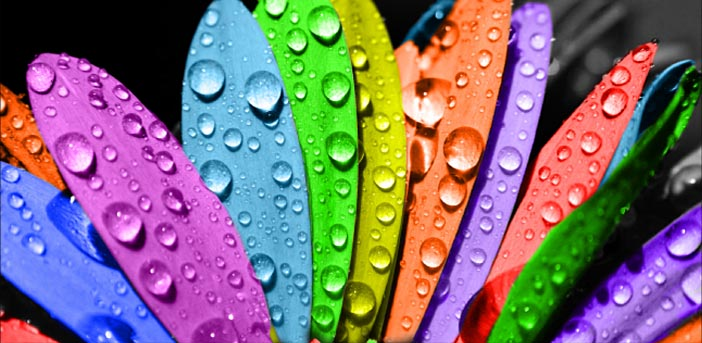
#> input picture data/homepage-bild-Ho.jpg, 702 x 343 px
$ python 03_image_colors.py
#> lines starting #> are read from the running program, lines starting #| are printed output that depends on the picture; after the words box and inside, x2 and y2 are one past the last pixel; in counts of white or black regions, pixels touching at a corner belong together
#
# Урок 03. Работаем с цветом
# Преобразование цветовых пространств, разложение на компоненты, фильтры, выделение цветов
#
# https://tproger.ru/translations/opencv-python-guide/
# https://arboook.com/kompyuternoe-zrenie/operatsii-s-tsvetom-v-opencv3-i-python/
# https://robotclass.ru/tutorials/opencv-video-rgb-hsv-gray/
#

import cv2

# Загрузить изображение
image = cv2.imread("./data/homepage-bild-Ho.jpg")
#> image is the input picture: shape (343, 702, 3); mean B, G, R 115.9, 109.8, 126
cv2.imshow("Source image", image)
cv2.waitKey(0)

# Функция преобразования цветов в другое цветовое пространство:
# cvtColor(изображение, цветовое пространство)
# цветовое пространство(примеры): cv2.BGR2HSV, cv2.BGR2BGRAY, cv2.BGR2BGRA, cv2.BGR2RGB
# (конвертировать можно из любого в любое)

# Переведем в градации серого
gray_image = cv2.cvtColor(image, cv2.COLOR_BGR2GRAY)
cv2.imshow("Gray image", gray_image)
cv2.waitKey(0)

# Для прикола как выглядит rgb в hsv(чтобы определять, что картинка не в том формате)
hsv_image = cv2.cvtColor(image, cv2.COLOR_BGR2HSV)
#> hsv_image: shape (343, 702, 3); mean H, S, V 74.8, 153.2, 171.7
cv2.imshow("HSV in RGB image", hsv_image)
cv2.waitKey(0)

# Как выглядят отдельные комоненты
cv2.imshow('Hue',hsv_image[:,:,0])
cv2.waitKey(0)
cv2.imshow('Saturation',hsv_image[:,:,1])
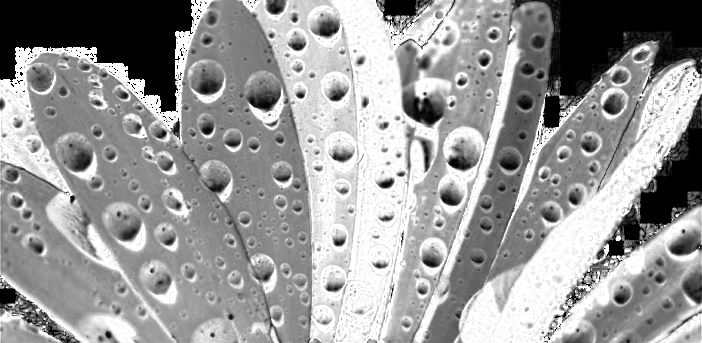
#> window 'Saturation': shape (343, 702); min 0, max 255, mean 153.2
cv2.waitKey(0)
cv2.imshow('Value',hsv_image[:,:,2])
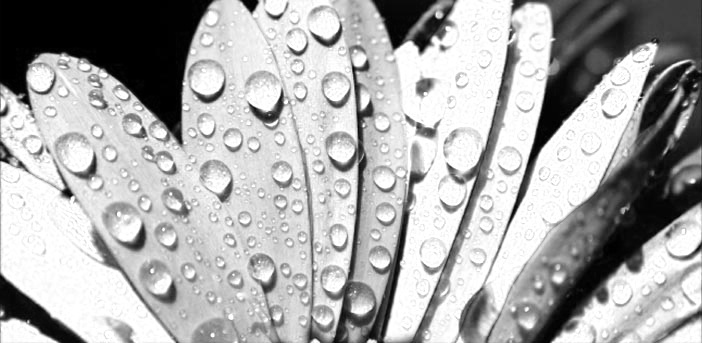
#> window 'Value': shape (343, 702); min 0, max 255, mean 171.7
cv2.waitKey(0)

# По умолчанию отображается BGR, для прикола поменяем Blue и Red местами
rgb = cv2.cvtColor(image, cv2.COLOR_BGR2RGB)
cv2.imshow("BGR to RGB for fun", rgb)
cv2.waitKey(0)

# Пороговый фильтр(threshold-порог)
# threshold(изображение, порог, максимальное значение(новое), тип)
# порог - значение от 0 до 255 по которому разделяем,
# максимальное значение - то что будет поставлено для значений больше порога при параметре тип=BINARY,BINARY_INV
# тип - cv2.THRESH_BINARY, cv2.THRESH_BINARY_INV, cv2.THRESH_TRUNC, cv2.THRESH_TOZERO, cv2.THRESH_TOZERO_INV
# Описания типов по адресу https://docs.opencv.org/master/d7/d4d/tutorial_py_thresholding.html

# Преобразование в двухцветное используя пороговый фильтр
# Вначале из цветного делаем серое, а потом из серого черно-белое
retval, bw_image = cv2.threshold(gray_image, 127, 255, cv2.THRESH_BINARY)
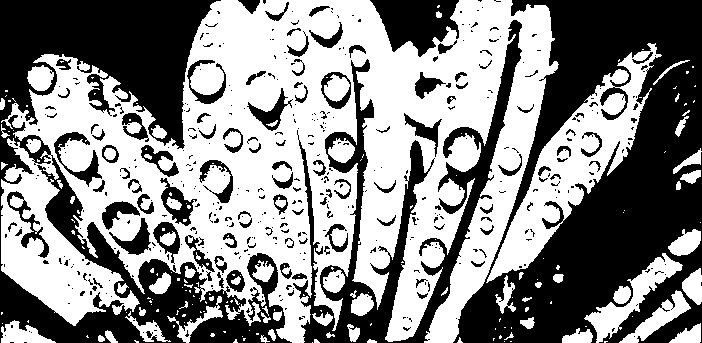
#> bw_image: shape (343, 702); 53.7% white; 439 black regions (331 under 20 px), largest, box (x1, y1, x2, y2) and area: (453, 0, 702, 343) 45219, (0, 0, 292, 343) 34608, (293, 20, 522, 343) 13839
cv2.imshow("Black and white image", bw_image)
cv2.waitKey(0)

# Адаптивный порог. Автоматически, алгоритмически подбирается пороговое значение
# adaptiveThreshold(изображение, новое значение, метод подбора, тип порога, размер блока, константа)
# https://docs.opencv.org/master/d7/d1b/group__imgproc__misc.html#ga72b913f352e4a1b1b397736707afcde3
# https://docs.opencv.org/master/d7/d4d/tutorial_py_thresholding.html
threshA = cv2.adaptiveThreshold(gray_image,255,cv2.ADAPTIVE_THRESH_GAUSSIAN_C, cv2.THRESH_BINARY,11,2)
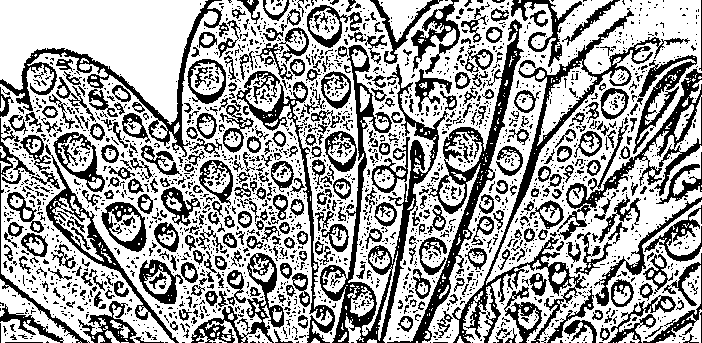
#> threshA: shape (343, 702); 63.9% white; 2327 black regions (1917 under 20 px), largest, box (x1, y1, x2, y2) and area: (320, 45, 449, 343) 6286, (452, 8, 690, 343) 5604, (387, 19, 524, 343) 4598
cv2.imshow("Adaptive thresholded", threshA)
cv2.waitKey(0)

# Выделение цветом
# inRange(изображение, минимальный цвет, максимальный цвет)
# Получим маску, где белые точки соотвутствуют красным точкам
# (Красный цвет это когда красного много, а остальных цветов мало).
minRed = (0,0,200)
maxRed = (127,127,255)
mask_red = cv2.inRange(image, minRed, maxRed)
#> mask_red: shape (343, 702); 6.4% white; 231 white regions (190 under 20 px), largest, box (x1, y1, x2, y2) and area: (520, 43, 657, 237) 5671, (1, 89, 64, 189) 2075, (480, 262, 525, 336) 1008
cv2.imshow("Mask red", mask_red)
cv2.waitKey(0)

# Для выделения цветов удобнее использовать цветовое пространство HSV
# hue(насыщенность-цвет) любое, saturation - не белый, и value - небольшое значит черный
# ! Настраивая фильтр, вначале ставим полный (0,0,0)-(255,255,255), а потом уменьшаем его, чтобы только наш
# цвет попал.
black_hsv_min = (0,0,0)
black_hsv_max = (255,127,50)
mask_black = cv2.inRange(hsv_image, black_hsv_min, black_hsv_max)
#> mask_black: shape (343, 702); 9.7% white; 202 white regions (187 under 20 px), largest, box (x1, y1, x2, y2) and area: (0, 0, 194, 113) 12151, (580, 94, 702, 286) 4419, (542, 7, 642, 129) 3224
cv2.imshow("Mask black", mask_black)
cv2.waitKey(0)

# Для фильтра красного в hsv придётся комбинировать 2 фильтра, потому что красный диапазон hue примерно 200-55
# переходит через 0.
redMin1 = (230,10,100)
redMax1 = (255,235,255)
redMin2 = (0,10,100)
redMax2 = (25,235,255)
mask_red1 = cv2.inRange(hsv_image, redMin1, redMax1)
#> mask_red1: shape (343, 702); every value is 0
mask_red2 = cv2.inRange(hsv_image, redMin2, redMax2)
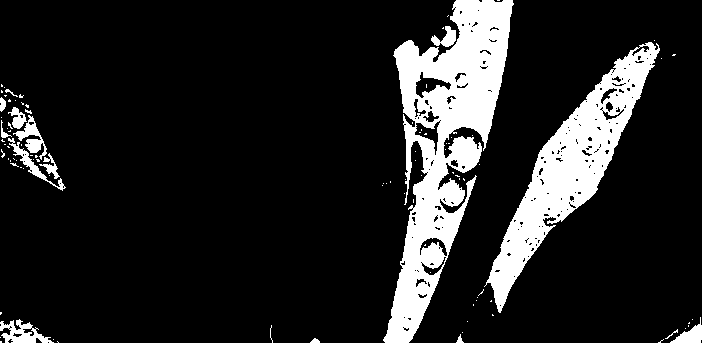
#> mask_red2: shape (343, 702); 14% white; 98 white regions (83 under 20 px), largest, box (x1, y1, x2, y2) and area: (383, 0, 514, 343) 18637, (484, 42, 660, 313) 12008, (0, 319, 54, 343) 626
mask_red = cv2.bitwise_or(mask_red1,mask_red2)
cv2.imshow("Mask red hsv", mask_red)
cv2.waitKey(0)

# Размытие изображения
# https://opencv-python-tutroals.readthedocs.io/en/latest/py_tutorials/py_imgproc/py_filtering/py_filtering.html
# GaussianBlur(изображение, размер ядра, отклонение)
blurred = cv2.GaussianBlur(image, (51, 51), 0)
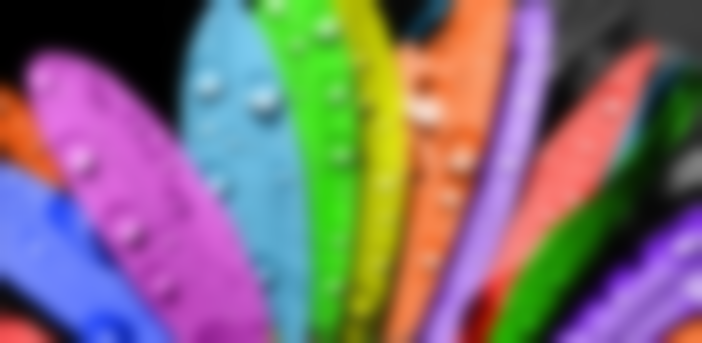
#> blurred: shape (343, 702, 3); mean B, G, R 115.9, 109.8, 126
cv2.imshow('GaussianBlur', blurred)
cv2.waitKey(0)

# Медианный фильтр убирает salt and peper noise
# (шум соли и перца, чередование белых и черных частиц встречается на видеоизображениях),
# берет среднее значение в радиусе
# medianBlur(изображение, ядро)
image = cv2.medianBlur(image,5)
cv2.imshow('MedianBlur', blurred)
cv2.waitKey(0)

# Размытие используется в том числе, чтобы сгладить границы, для лучшего последующего выделения контуров
# Применяется к серому изображению
blur = cv2.GaussianBlur(gray_image,(5,5),0)
# Otsu параметр в threshold методе позволяет не передавать в него значение порога, наоборот
# он будет вычислен автоматически и вернется в первом параметре
thres_val, threshO = cv2.threshold(blur,0,255,cv2.THRESH_BINARY+cv2.THRESH_OTSU)
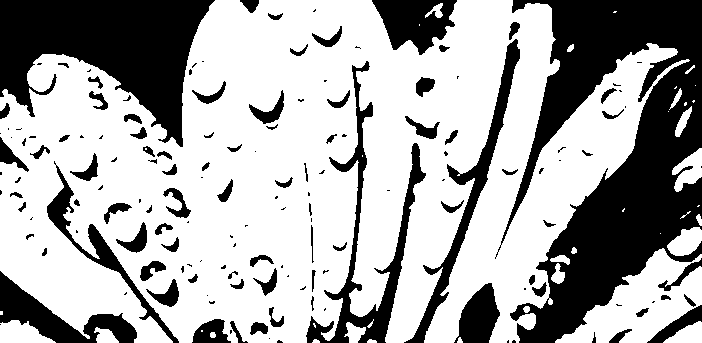
#> threshO: shape (343, 702); 66.5% white; 155 black regions (71 under 20 px), largest, box (x1, y1, x2, y2) and area: (495, 0, 702, 343) 34195, (0, 0, 215, 147) 17048, (306, 61, 426, 343) 5220
#> thres_val = 96
print("Thresh value", thres_val)
#| Thresh value 96.0
cv2.imshow('Otsu thresholded', threshO)
cv2.waitKey(0)

$ run again, with data/boys.jpg copied over data/homepage-bild-Ho.jpg
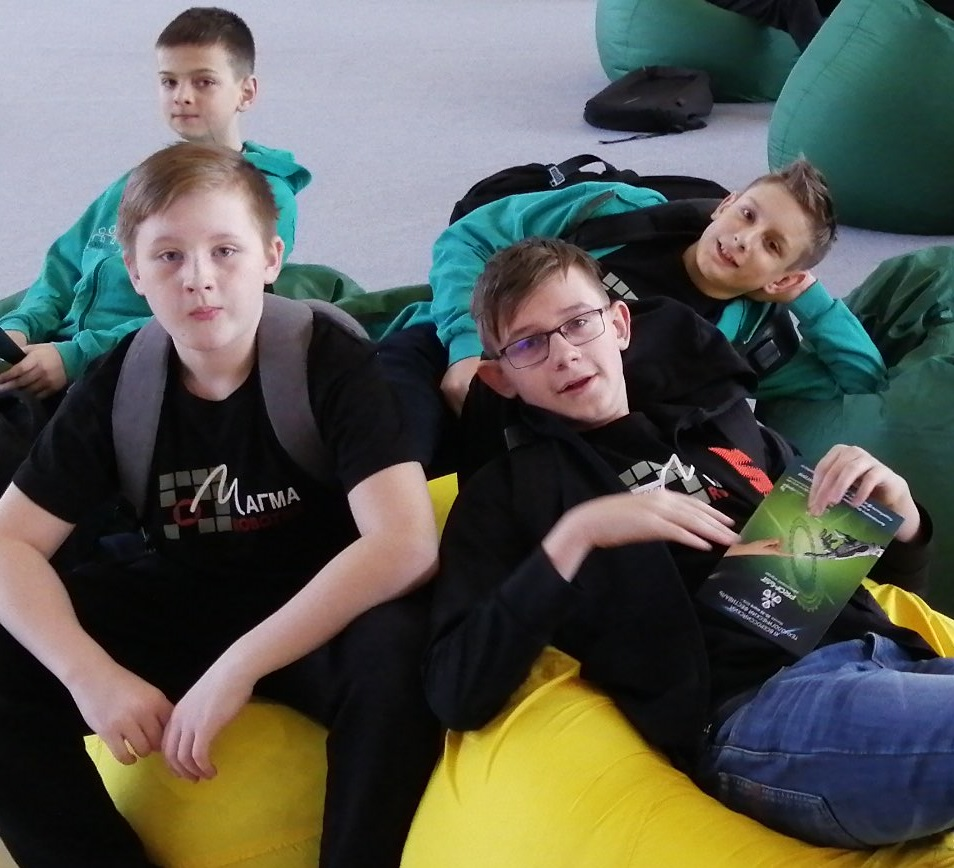
#> input picture data/boys.jpg, 954 x 868 px
#> image is the input picture: shape (868, 954, 3); mean B, G, R 83, 90.4, 89.2
#> hsv_image: shape (868, 954, 3); mean H, S, V 78.2, 87, 104.3
#> `retval, bw_image = cv2.threshold(gray_image, 127, 255, cv2.THRESH_BINA..`:
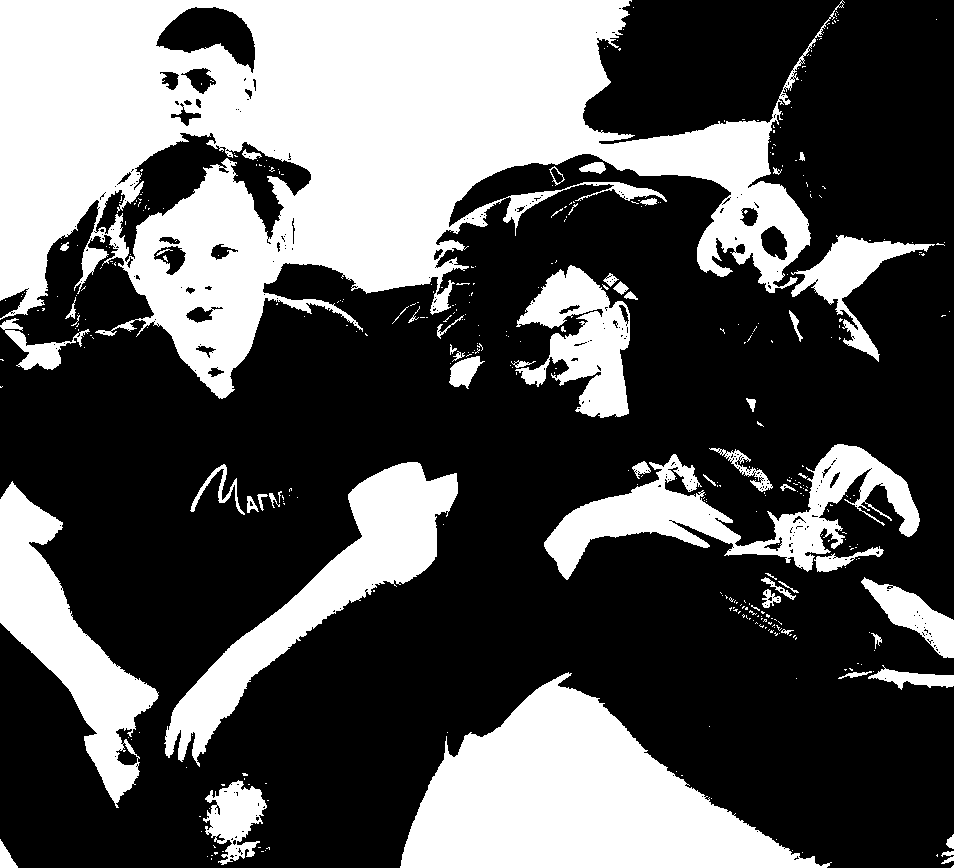
#> bw_image: shape (868, 954); 34.8% white; 402 white regions (346 under 20 px), largest, box (x1, y1, x2, y2) and area: (0, 0, 845, 399) 162609, (400, 672, 832, 868) 43478, (164, 462, 458, 767) 20096
#> threshA: shape (868, 954); 79.1% white; black in thin lines or dots
#> mask_red: shape (868, 954); 0.08% white; 4 white regions (3 under 20 px), largest, box (x1, y1, x2, y2) and area: (713, 448, 773, 492) 656
#> mask_black: shape (868, 954); 29.8% white; 925 white regions (859 under 20 px), largest, box (x1, y1, x2, y2) and area: (0, 203, 931, 868) 202363, (0, 624, 146, 868) 18125, (586, 65, 731, 135) 5914
#> mask_red1: shape (868, 954); every value is 0
#> mask_red2: shape (868, 954); 14.2% white; 266 white regions (213 under 20 px), largest, box (x1, y1, x2, y2) and area: (0, 461, 449, 868) 53646, (123, 36, 280, 270) 13405, (439, 648, 857, 868) 11971
#> `thres_val, threshO = cv2.threshold(blur,0,255,cv2.THRESH_BINARY+cv2.TH..`:
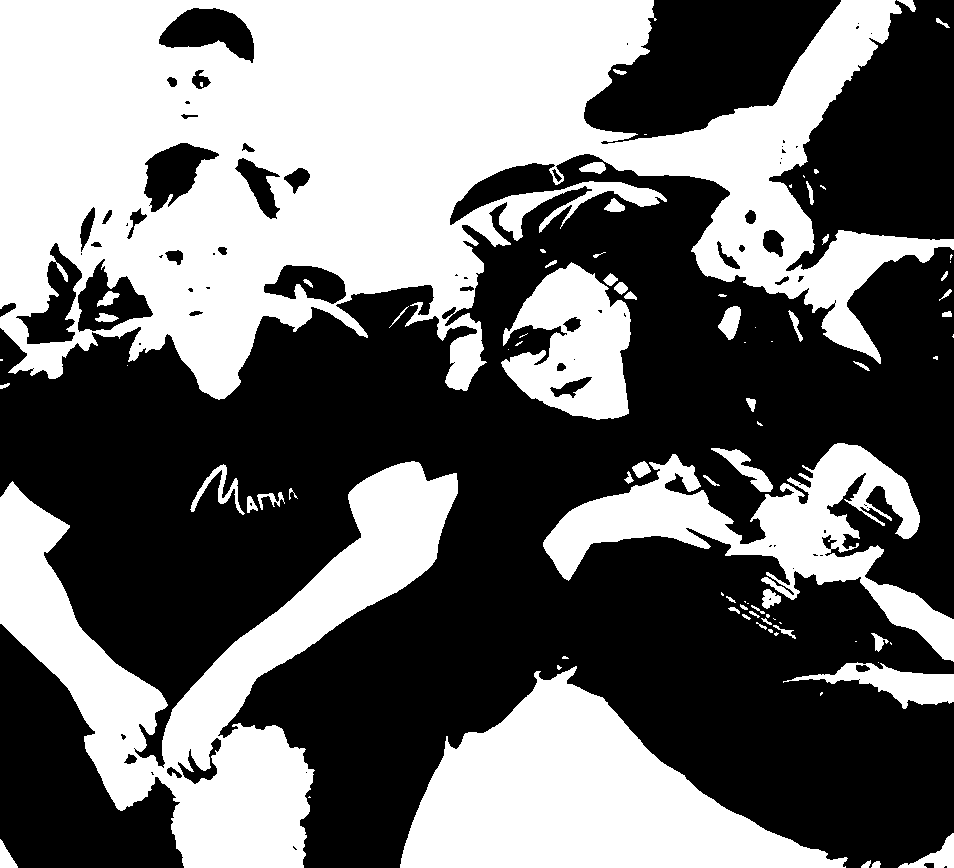
#> threshO: shape (868, 954); 43.4% white; 89 white regions (35 under 20 px), largest, box (x1, y1, x2, y2) and area: (0, 0, 954, 400) 206199, (0, 461, 458, 868) 59483, (400, 666, 848, 868) 45726
#> thres_val = 97
#| Thresh value 97.0

$ run again, with data/boys2.jpg copied over data/homepage-bild-Ho.jpg
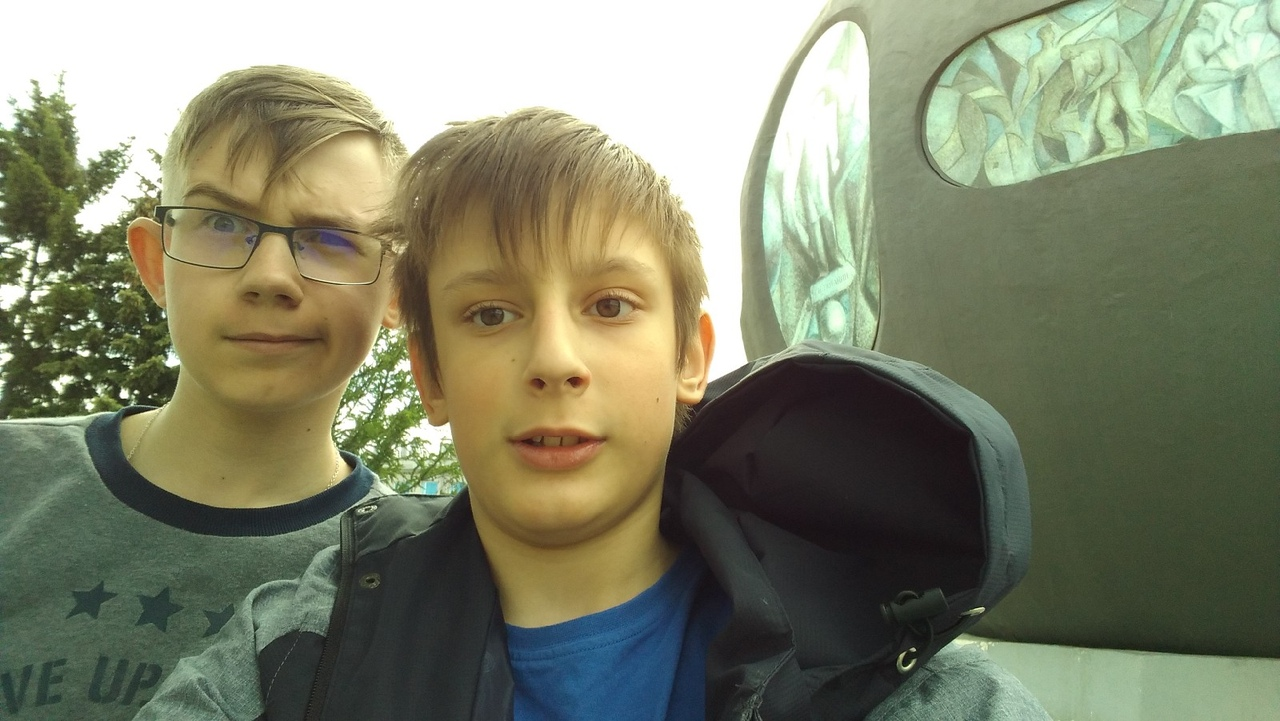
#> input picture data/boys2.jpg, 1280 x 721 px
#> image is the input picture: shape (721, 1280, 3); mean B, G, R 107, 130.8, 127.2
#> hsv_image: shape (721, 1280, 3); mean H, S, V 48.1, 66.5, 137
#> bw_image: shape (721, 1280); 42.1% white; 873 white regions (804 under 20 px), largest, box (x1, y1, x2, y2) and area: (0, 0, 1280, 519) 300350, (0, 216, 460, 542) 39052, (928, 634, 1280, 721) 22493
#> threshA: shape (721, 1280); 73.2% white; black in thin lines or dots
#> mask_red: shape (721, 1280); 0.01% white; 5 white regions (4 under 20 px), largest, box (x1, y1, x2, y2) and area: (703, 326, 711, 356) 87
#> mask_black: shape (721, 1280); 13.6% white; 436 white regions (415 under 20 px), largest, box (x1, y1, x2, y2) and area: (660, 357, 991, 721) 85280, (254, 490, 509, 721) 29923, (100, 462, 341, 536) 5793
#> mask_red1: shape (721, 1280); every value is 0
#> mask_red2: shape (721, 1280); 19.2% white; 188 white regions (171 under 20 px), largest, box (x1, y1, x2, y2) and area: (170, 90, 729, 627) 173219, (127, 214, 173, 307) 2584, (256, 76, 319, 96) 416
#> `thres_val, threshO = cv2.threshold(blur,0,255,cv2.THRESH_BINARY+cv2.TH..`:
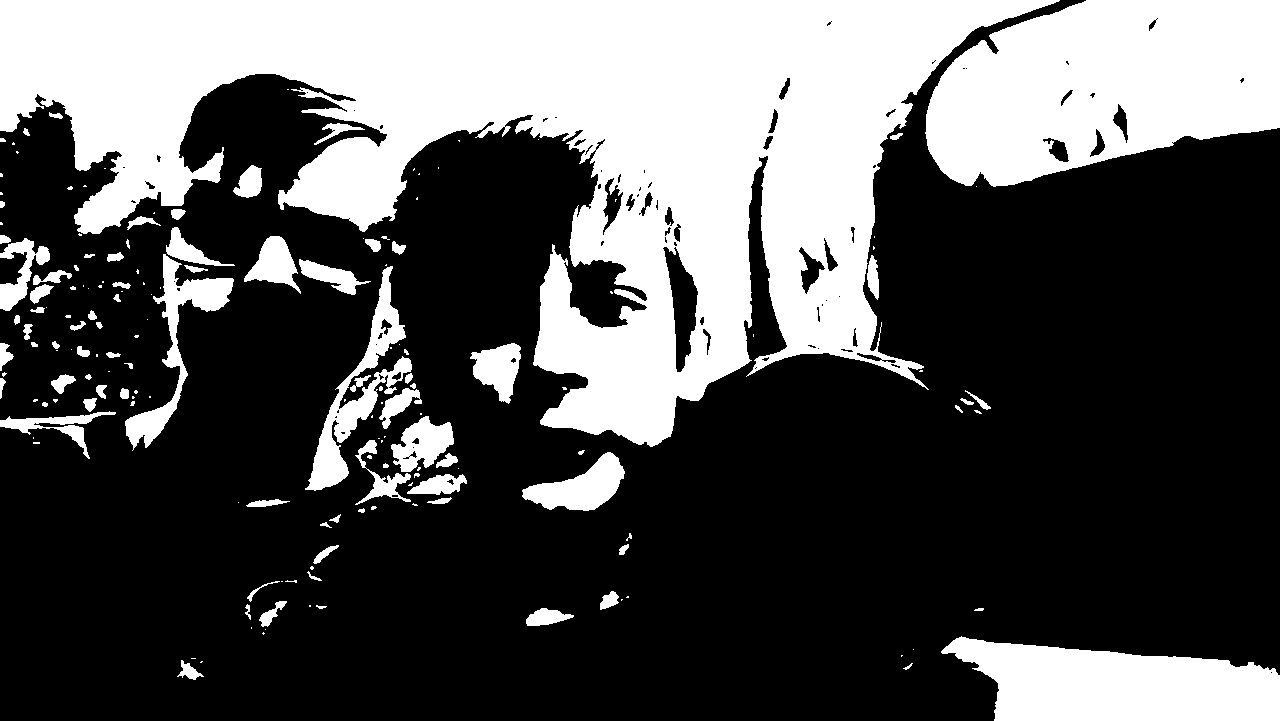
#> threshO: shape (721, 1280); 33.3% white; 172 white regions (87 under 20 px), largest, box (x1, y1, x2, y2) and area: (0, 0, 1060, 447) 204614, (925, 0, 1280, 187) 49472, (941, 636, 1280, 721) 20126
#> thres_val = 148
#| Thresh value 148.0
